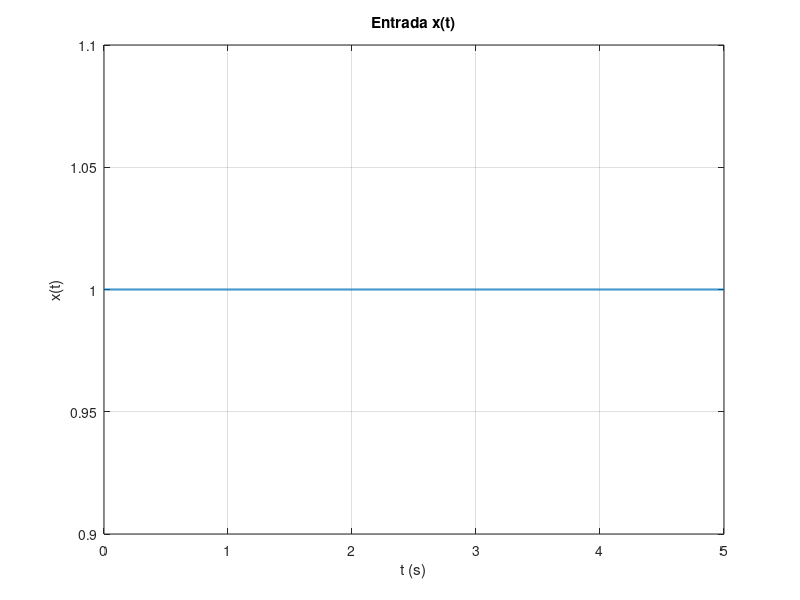
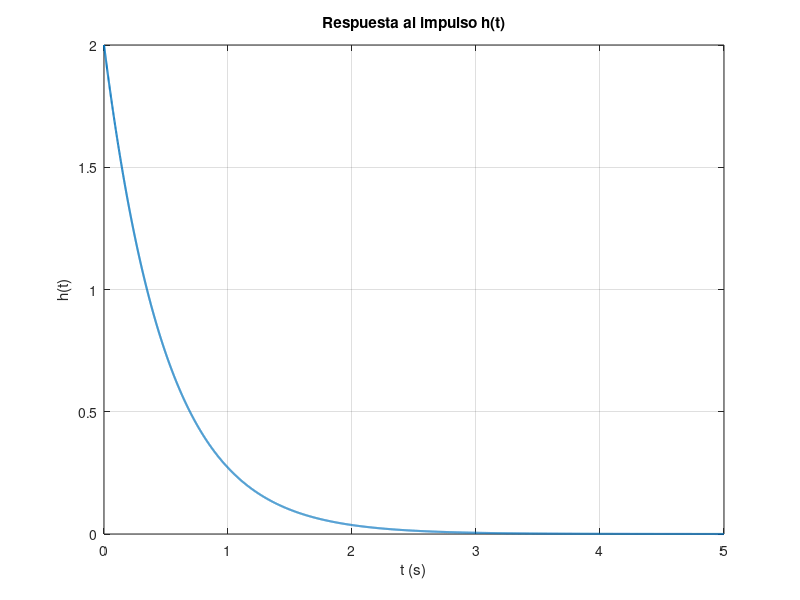
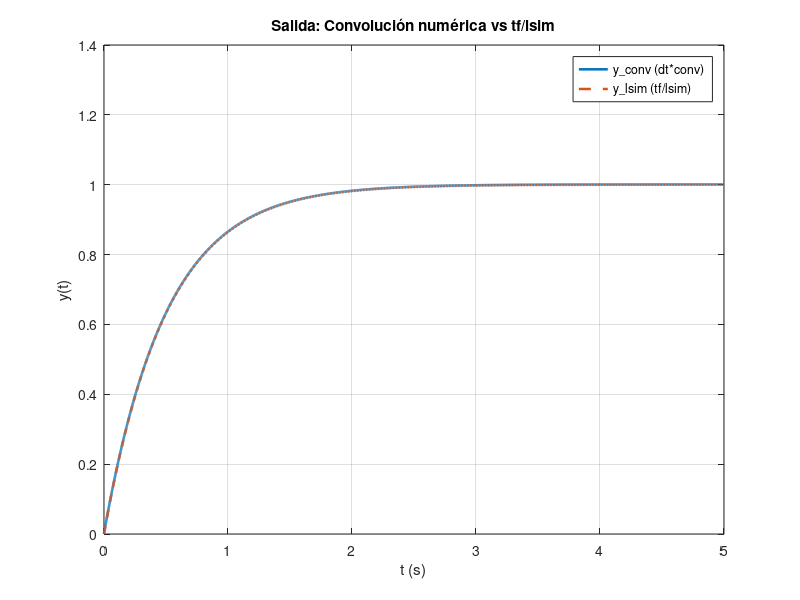

The MATLAB script that drew these images, in order:
%% Convolución: numérica (conv) vs Laplace (tf/lsim)
clear; clc; close all;

%% ====== PARAMETROS ======
tau = 0.5;              % Constante de tiempo 
dt  = 1e-3;             % Paso de tiempo
t_end = 10*tau;         % Simular 0..10*tau
t = 0:dt:t_end;

%% ====== ENTRADA x(t) ======
% Ejemplo: escalón de amplitud A0 (puedes cambiarlo por tu tren de pulsos, etc.)
A0 = 1;
x = A0*(t >= 0);

%% ====== RESPUESTA AL IMPULSO h(t) del sistema RC ======
h = (1/tau)*exp(-t/tau);   % h(t) = (1/tau) e^{-t/tau} u(t)

%% ============================
% Convolución numérica (aprox. integral)
y_conv_full = dt*conv(x,h);
t_full = 0:dt:(length(y_conv_full)-1)*dt;
y_conv = y_conv_full(1:length(t)); % recorte a 0..10tau

%% ============================
% Método por Laplace usando tf/lsim (equivalente a resolver el sistema)
s = tf('s');
H = 1/(tau*s+1);
y_lsim = lsim(H, x, t);

%% ====== GRAFICAS ======
figure
plot(t, x, 'LineWidth', 1.5); grid on
xlabel('t (s)'); ylabel('x(t)')
title('Entrada x(t)')

figure
plot(t, h, 'LineWidth', 1.5); grid on
xlabel('t (s)'); ylabel('h(t)')
title('Respuesta al impulso h(t)')

figure
plot(t, y_conv, 'LineWidth', 1.8); hold on; grid on
plot(t, y_lsim, '--', 'LineWidth', 1.8);
xlabel('t (s)'); ylabel('y(t)')
title('Salida: Convolución numérica vs tf/lsim')
legend('y\_conv (dt*conv)', 'y\_{lsim} (tf/lsim)', 'Location', 'best')
